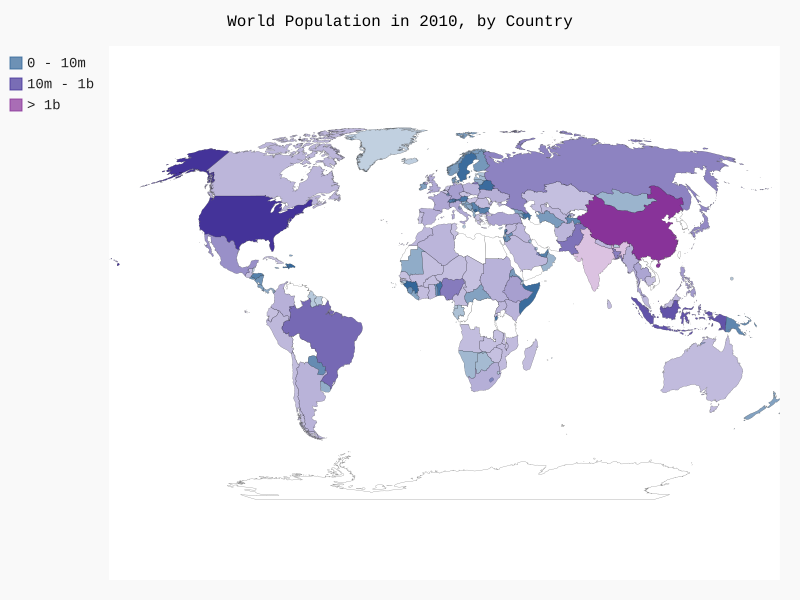

Source code (Python):
import json
from pygal.maps.world import World
from country_codes import get_country_code
from pygal.style import RotateStyle

# load the data into a list
filename = 'population_data.json'
with open(filename) as f:
	pop_data = json.load(f)

# build a dictionary of world data
cc_populations = {}
for pop_dict in pop_data:
	if pop_dict['Year'] == '2010':
		country_name = pop_dict['Country Name']
		population = int(float(pop_dict['Value']))
		code = get_country_code(country_name)
		if code:
			cc_populations[code] = population

# group countries into 3 population levels
cc_pops_1, cc_pops_2, cc_pops_3 = {}, {}, {}
for cc, pop in cc_populations.items():
	if pop < 10000000:
		cc_pops_1[cc] = pop
	elif pop < 1000000000:
		cc_pops_2[cc] = pop
	else:
		cc_pops_3[cc] = pop

# see how many countries are in each level
print(len(cc_pops_1), len(cc_pops_2), len(cc_pops_3))

wm_style = RotateStyle('#336699')
wm = World(style=wm_style)
wm.title = 'World Population in 2010, by Country'
wm.add('0 - 10m', cc_pops_1)
wm.add('10m - 1b', cc_pops_2)
wm.add(' > 1b', cc_pops_3)

wm.render_to_file('world_population.svg')

"""
		Lightening the Color Theme
Pygal tends to use dark themes by default. For the purposes of printing, I’ve
lightened the style of my charts using LightColorizedStyle . This class changes
the overall theme of the chart, including the background and labels as well
as the individual country colors. To use it, first import the style:
			from pygal.style import LightColorizedStyle
You can then use LightColorizedStyle on its own, as such:
			wm_style = LightColorizedStyle
But this class gives you no direct control over the color used, so Pygal
will choose a default base color. To set a color, use LightColorizedStyle as a
base for RotateStyle . Import both LightColorizedStyle and RotateStyle :
			from pygal.style import LightColorizedStyle, RotateStyle
Then create a style using RotateStyle , but pass it an additional base_style
argument:
			wm_style = RotateStyle('#336699', base_style=LightColorizedStyle)
This gives you a light overall theme but bases the country colors on the
color you pass as an argument. With this style you’ll see that your charts
match the screenshots here a bit more closely.
While you’re experimenting to find styling directives that work
well for different visualizations, it can help to use aliases in your import
statements:
			from pygal.style import LightColorizedStyle as LCS, RotateStyle as RS
This will result in shorter style definitions:
			wm_style = RS('#336699', base_style=LCS)
Using just this small set of styling directives gives you significant control
over the appearance of charts and maps in Pygal.
"""	
